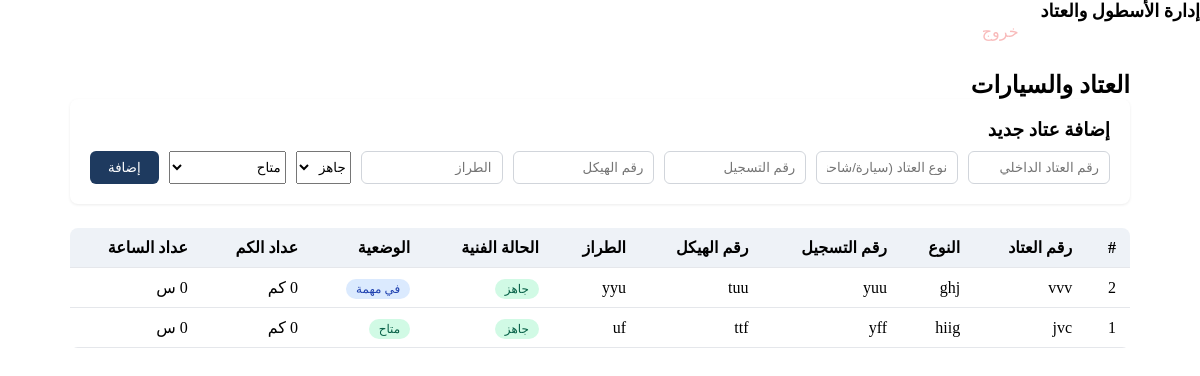
The page /equipment (signed in) on the database its author committed.
### app/modules/equipment/models.py (models this page shows)
class Equipment(Base, AuditMixin):
    __tablename__ = "equipment"
    id = Column(Integer, primary_key=True, index=True)
    asset_code = Column(String(50), unique=True, index=True, nullable=False)  # رقم داخلي بالمؤسسة
    registration_number = Column(String(30), unique=True, index=True, nullable=True)  # رقم التسجيل
    vin = Column(String(50), unique=True, nullable=True)  # رقم الهيكل
    category = Column(String(50), nullable=False)   # نوع العتاد: سيارة / شاحنة / معدة ثقيلة...
    make = Column(String(80), nullable=True)         # الصانع (اختياري - معلومة إضافية)
    model = Column(String(80), nullable=True)         # الطراز
    year = Column(Integer, nullable=True)
    acquisition_document = Column(String(100), nullable=True)
    acquisition_date = Column(Date, nullable=True)
    technical_condition = Column(String(20), nullable=False, default="ready")
    operational_status = Column(String(30), nullable=False, default="available")
    current_odometer = Column(Numeric(10, 1), nullable=True, default=0)  # عداد الكم
    current_hours = Column(Numeric(10, 1), nullable=True, default=0)     # عداد الساعة
    notes = Column(String(500), nullable=True)

### app/modules/equipment/router.py (the view)
@router.get("/equipment", response_class=HTMLResponse)
def equipment_page(
    request: Request,
    db: Session = Depends(get_db),
    current_user: User = Depends(get_current_user),
):
    items = services.list_equipment(db)
    return templates.TemplateResponse(
        "equipment_list.html",
        {"request": request, "items": items, "user": current_user},
    )

### app/modules/equipment/templates/equipment_list.html (shortened to what this page needs)
{% extends "base.html" %}
{% block content %}
<h2>العتاد والسيارات</h2>
<div class="card">
    <h3>إضافة عتاد جديد</h3>
    <form method="post" action="/equipment/create" class="inline-form">
        <input type="text" name="asset_code" placeholder="رقم العتاد الداخلي" required>
        <input type="text" name="category" placeholder="نوع العتاد (سيارة/شاحنة...)" required>
        <input type="text" name="registration_number" placeholder="رقم التسجيل">
        <input type="text" name="vin" placeholder="رقم الهيكل">
        <input type="text" name="model" placeholder="الطراز">
        <select name="technical_condition">
            <option value="ready">جاهز</option>
        </select>
        <select name="operational_status">
            <option value="available">متاح</option>
        </select>
        <button type="submit">إضافة</button>
    </form>
</div>
<table class="data-table">
    <thead>
        <tr>
            <th>#</th>
            <th>رقم العتاد</th>
            <th>النوع</th>
            <th>رقم التسجيل</th>
            <th>رقم الهيكل</th>
            <th>الطراز</th>
            <th>الحالة الفنية</th>
            <th>الوضعية</th>
            <th>عداد الكم</th>
            <th>عداد الساعة</th>
        </tr>
    </thead>
    <tbody>
        {% for item in items %}
        <tr>
            <td>{{ item.id }}</td>
            <td>{{ item.asset_code }}</td>
            <td>{{ item.category }}</td>
            <td>{{ item.registration_number or "-" }}</td>
            <td>{{ item.vin or "-" }}</td>
            <td>{{ item.model or "-" }}</td>
            <td>
                <span class="badge badge-condition-{{ item.technical_condition }}">
                    {{ "جاهز" if item.technical_condition == "ready" else "عاطل" }}
                </span>
            </td>
            <td>
                <span class="badge badge-status-{{ item.operational_status }}">
                    {% if item.operational_status == "available" %}متاح
                    {% elif item.operational_status == "in_mission" %}في مهمة
                    {% elif item.operational_status == "in_maintenance" %}في الصيانة
                    {% elif item.operational_status == "in_external_workshop" %}في ورشة خارجية
                    {% else %}غير متاح
                    {% endif %}
                </span>
            </td>
            <td>{{ item.current_odometer or 0 }} كم</td>
            <td>{{ item.current_hours or 0 }} س</td>
        </tr>
        {% else %}
        <tr><td colspan="9" class="empty">لا يوجد عتاد مسجّل بعد</td></tr>
        {% endfor %}
    </tbody>
</table>
{% endblock %}

### web/templates/base.html (shortened to what this page needs)
<!DOCTYPE html>
<html lang="ar" dir="rtl">
<head>
    <link rel="stylesheet" href="/static/css/style.css">
</head>
<body>
    <nav class="navbar">
        <div class="nav-brand">إدارة الأسطول والعتاد</div>
        <div class="nav-links">
            <a href="/dashboard">لوحة التحكم</a>
            <a href="/equipment">العتاد</a>
            <a href="/logout" class="nav-logout">خروج</a>
        </div>
    </nav>
    <main class="container">
        {% block content %}{% endblock %}
    </main>
</body>
</html>

### static/Css/style.css (style rules this page uses)
* { box-sizing: border-box; margin: 0; padding: 0; }
.nav-brand { font-weight: 700; font-size: 18px; }
.nav-links a { color: #fff; text-decoration: none; margin-inline-start: 20px; opacity: 0.9; }
.nav-logout { color: #f8b4b4 !important; }
.container { max-width: 1100px; margin: 30px auto; padding: 0 20px; }
.card { background: #fff; border-radius: 8px; padding: 20px; margin-bottom: 24px; box-shadow: 0 1px 3px rgba(0,0,0,0.08); }
.inline-form { display: flex; gap: 10px; flex-wrap: wrap; margin-top: 10px; }
.inline-form input { padding: 8px 10px; border: 1px solid #d1d5db; border-radius: 6px; flex: 1; min-width: 140px; }
button { background: #1e3a5f; color: #fff; border: none; padding: 9px 18px; border-radius: 6px; cursor: pointer; }
.data-table { width: 100%; border-collapse: collapse; background: #fff; border-radius: 8px; overflow: hidden; }
.data-table th, .data-table td { padding: 10px 14px; text-align: right; border-bottom: 1px solid #e5e7eb; }
.data-table th { background: #eef2f7; font-weight: 600; }
.badge { padding: 3px 10px; border-radius: 12px; font-size: 12px; background: #e5e7eb; }
.badge-condition-ready { background: #d1fae5; color: #065f46; }
.badge-status-available { background: #d1fae5; color: #065f46; }
.badge-status-in_mission { background: #dbeafe; color: #1e40af; }

### rows shown on the page
Equipment: id "2", asset_code "vvv", category "ghj", registration_number "yuu", vin "tuu", model "yyu", technical_condition "جاهز", operational_status "في مهمة", current_odometer "0"
Equipment: id "1", asset_code "jvc", category "hiig", registration_number "yff", vin "ttf", model "uf", technical_condition "جاهز", operational_status "متاح", current_odometer "0"
